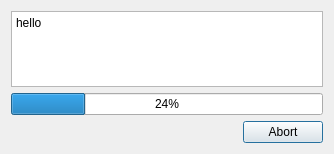
<?xml version="1.0" encoding="UTF-8"?>
<ui version="4.0">
 <class>ProgressDialog</class>
 <widget class="QDialog" name="ProgressDialog">
  <property name="geometry">
   <rect>
    <x>0</x>
    <y>0</y>
    <width>334</width>
    <height>154</height>
   </rect>
  </property>
  <property name="windowTitle">
   <string>Dialog</string>
  </property>
  <property name="modal">
   <bool>true</bool>
  </property>
  <layout class="QGridLayout" name="gridLayout">
   <item row="0" column="0">
    <layout class="QVBoxLayout" name="verticalLayout">
     <item>
      <widget class="QPlainTextEdit" name="infoTextEdit">
       <property name="readOnly">
        <bool>true</bool>
       </property>
       <property name="plainText">
        <string>hello</string>
       </property>
      </widget>
     </item>
     <item>
      <widget class="QProgressBar" name="progressBar">
       <property name="value">
        <number>24</number>
       </property>
      </widget>
     </item>
     <item>
      <widget class="QDialogButtonBox" name="buttonBox">
       <property name="orientation">
        <enum>Qt::Horizontal</enum>
       </property>
       <property name="standardButtons">
        <set>QDialogButtonBox::Abort</set>
       </property>
      </widget>
     </item>
    </layout>
   </item>
  </layout>
 </widget>
 <resources/>
 <connections>
  <connection>
   <sender>buttonBox</sender>
   <signal>accepted()</signal>
   <receiver>ProgressDialog</receiver>
   <slot>accept()</slot>
   <hints>
    <hint type="sourcelabel">
     <x>248</x>
     <y>254</y>
    </hint>
    <hint type="destinationlabel">
     <x>157</x>
     <y>274</y>
    </hint>
   </hints>
  </connection>
  <connection>
   <sender>buttonBox</sender>
   <signal>rejected()</signal>
   <receiver>ProgressDialog</receiver>
   <slot>reject()</slot>
   <hints>
    <hint type="sourcelabel">
     <x>316</x>
     <y>260</y>
    </hint>
    <hint type="destinationlabel">
     <x>286</x>
     <y>274</y>
    </hint>
   </hints>
  </connection>
 </connections>
</ui>
